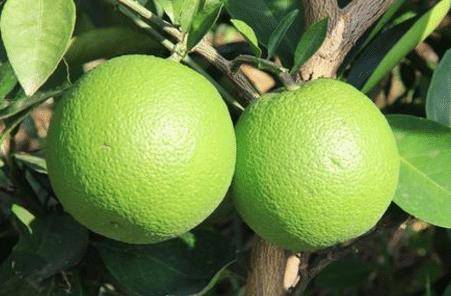
#> input picture Image/2736b2521e7148b9ba5b059f91756fd6.jpg, 451 x 296 px
$ python Demo2.py
#> lines starting #> are read from the running program, lines starting #| are printed output that depends on the picture; after the words box and inside, x2 and y2 are one past the last pixel; in counts of white or black regions, pixels touching at a corner belong together
#> further down, frame is the input picture: shape (296, 451, 3); mean B, G, R 67.8, 130.1, 106.7
### colorList.py
import numpy as np
import collections

# 定义字典存放颜色分量上下限
# 例如：{颜色: [min分量, max分量]}
# {'red': [array([160,  43,  46]), array([179, 255, 255])]}


def getColorList():
    dict = collections.defaultdict(list)

    # [41 lines of commented-out code are left out]
    lower_orange = np.array([11, 43, 46])
    upper_orange = np.array([25, 255, 255])
    color_list = []
    color_list.append(lower_orange)
    color_list.append(upper_orange)
    dict['orange'] = color_list

    # 黄色
    lower_yellow = np.array([26, 43, 46])
    upper_yellow = np.array([34, 255, 255])
    color_list = []
    color_list.append(lower_yellow)
    color_list.append(upper_yellow)
    dict['yellow'] = color_list

    # 绿色
    lower_green = np.array([35, 43, 46])
    upper_green = np.array([77, 255, 255])
    color_list = []
    color_list.append(lower_green)
    color_list.append(upper_green)
    dict['green'] = color_list

    # 青色
    lower_cyan = np.array([78, 43, 46])
    upper_cyan = np.array([99, 255, 255])
    color_list = []
    color_list.append(lower_cyan)
    color_list.append(upper_cyan)
    dict['cyan'] = color_list

    # [15 lines of commented-out code are left out]

    return dict


# [10 lines that do not run on import are left out]

### Demo2.py
import cv2
import colorList

filename = 'Image/2736b2521e7148b9ba5b059f91756fd6.jpg'


# 处理图片
def get_color(frame):
    print('go in get_color')
    hsv = cv2.cvtColor(frame, cv2.COLOR_BGR2HSV)
#> hsv: shape (296, 451, 3); mean H, S, V 44.4, 120.9, 131.2
    maxsum = -100
    color = None
    color_dict = colorList.getColorList()
    for d in color_dict:
        mask = cv2.inRange(hsv, color_dict[d][0], color_dict[d][1])
        # 设置一个掩膜 mask
        cv2.imwrite(d + '.jpg', mask)
        binary = cv2.threshold(mask, 127, 255, cv2.THRESH_BINARY)[1]
        binary = cv2.dilate(binary, None, iterations = 2)
        # None时使用3 * 3卷积核
        cnts, hiera = cv2.findContours(binary.copy(), cv2.RETR_EXTERNAL, cv2.CHAIN_APPROX_SIMPLE)
        sum = 0
        for c in cnts:
            sum += cv2.contourArea(c)
        if sum > maxsum:
            maxsum = sum
            color = d
#> this loop made 4 passes
#> pass 1, in get_color, `mask = cv2.inRange(hsv, color_dict[d][0], color_dict[d][1])`:
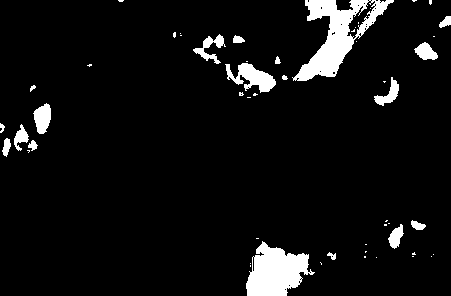
#> mask: shape (296, 451); 6.4% white; 53 white regions (34 under 20 px), largest, box (x1, y1, x2, y2) and area: (292, 0, 394, 81) 3025, (246, 241, 315, 296) 2369, (225, 63, 276, 93) 760
#> pass 1, in get_color, `binary = cv2.dilate(binary, None, iterations = 2)`:
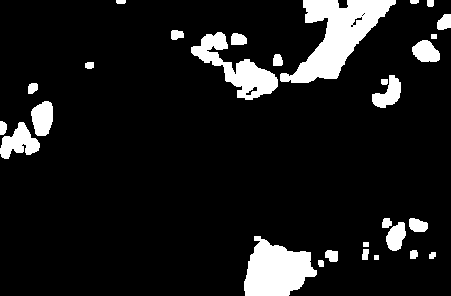
#> binary: shape (296, 451); 10.3% white; 29 white regions, largest, box (x1, y1, x2, y2) and area: (280, 0, 396, 83) 4266, (244, 236, 317, 296) 2947, (191, 32, 278, 100) 2128
#> pass 2, in get_color, `mask = cv2.inRange(hsv, color_dict[d][0], color_dict[d][1])`:
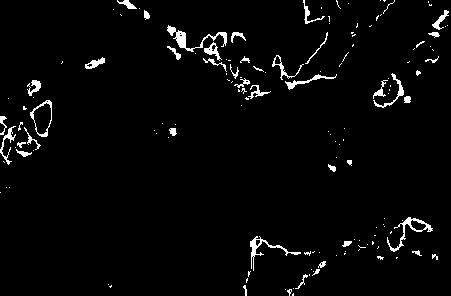
#> mask: shape (296, 451); 2.9% white; 145 white regions (104 under 20 px), largest, box (x1, y1, x2, y2) and area: (167, 25, 227, 52) 359, (387, 217, 433, 252) 278, (250, 236, 301, 271) 258
#> pass 2, in get_color, `binary = cv2.dilate(binary, None, iterations = 2)`:
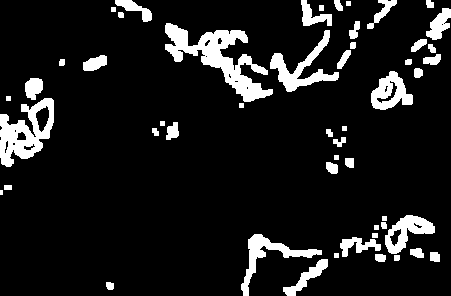
#> binary: shape (296, 451); 10.6% white; 52 white regions (1 under 20 px), largest, box (x1, y1, x2, y2) and area: (165, 23, 273, 102) 2927, (0, 98, 54, 167) 1919, (270, 30, 339, 92) 1246
#> after the loop:
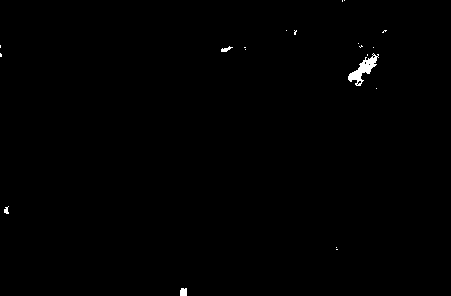
#> mask: shape (296, 451); 0.39% white; 20 white regions (16 under 20 px), largest, box (x1, y1, x2, y2) and area: (348, 53, 379, 86) 359, (180, 288, 187, 296) 53, (221, 46, 233, 52) 36, (4, 206, 9, 214) 26
#> after the loop, color = 'green'; maxsum = 109263.5

    return color


if __name__ == '__main__':
    frame = cv2.imread(filename)
    print(get_color(frame))
#| green

$ run again, with Image/7d31c8c332224000a7f27231c95b488.jpg copied over Image/2736b2521e7148b9ba5b059f91756fd6.jpg
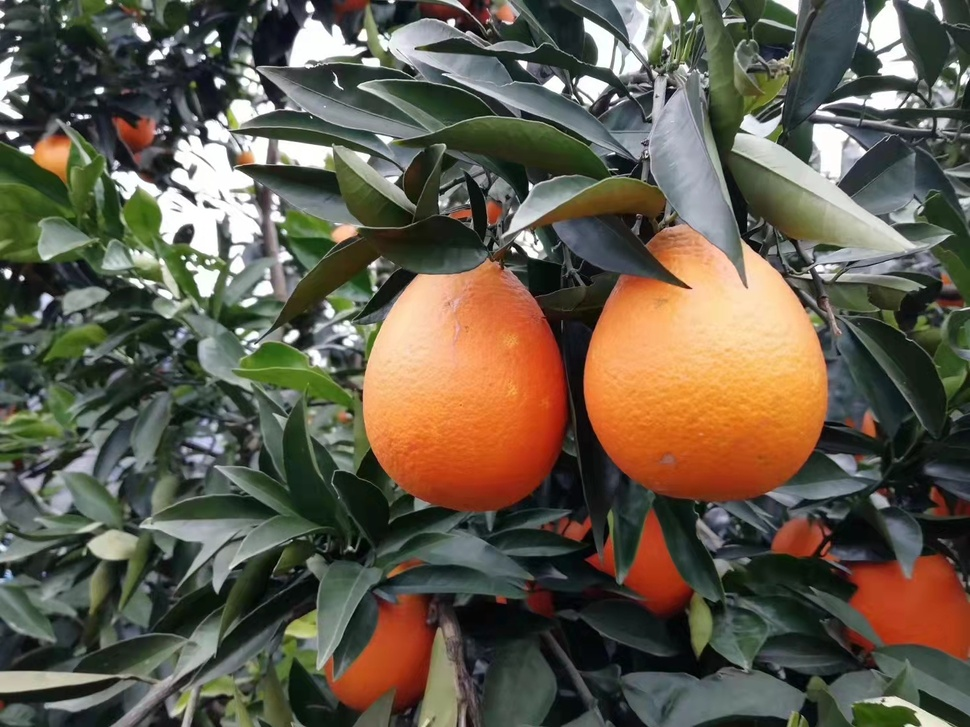
#> input picture Image/7d31c8c332224000a7f27231c95b488.jpg, 970 x 727 px, shrunk from 1440 x 1080 before the run
#> frame is the input picture: shape (727, 970, 3); mean B, G, R 75.7, 91.7, 99.4
#> hsv: shape (727, 970, 3); mean H, S, V 60.9, 83.8, 108.4
#> the loop in get_color, `for d in color_dict:` made 4 passes
#> pass 1, in get_color, `binary = cv2.dilate(binary, None, iterations = 2)`:
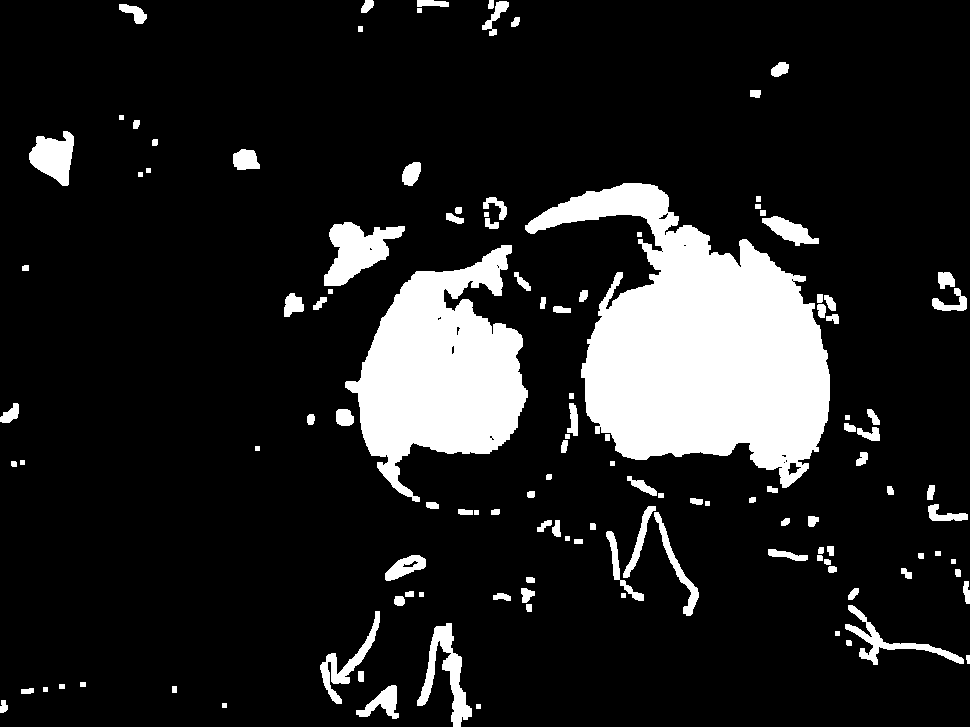
#> binary: shape (727, 970); 13.8% white; 125 white regions, largest, box (x1, y1, x2, y2) and area: (525, 183, 830, 488) 48969, (345, 245, 528, 502) 25506, (324, 222, 405, 286) 2752
#> after the loop in get_color, `for d in color_dict:`:
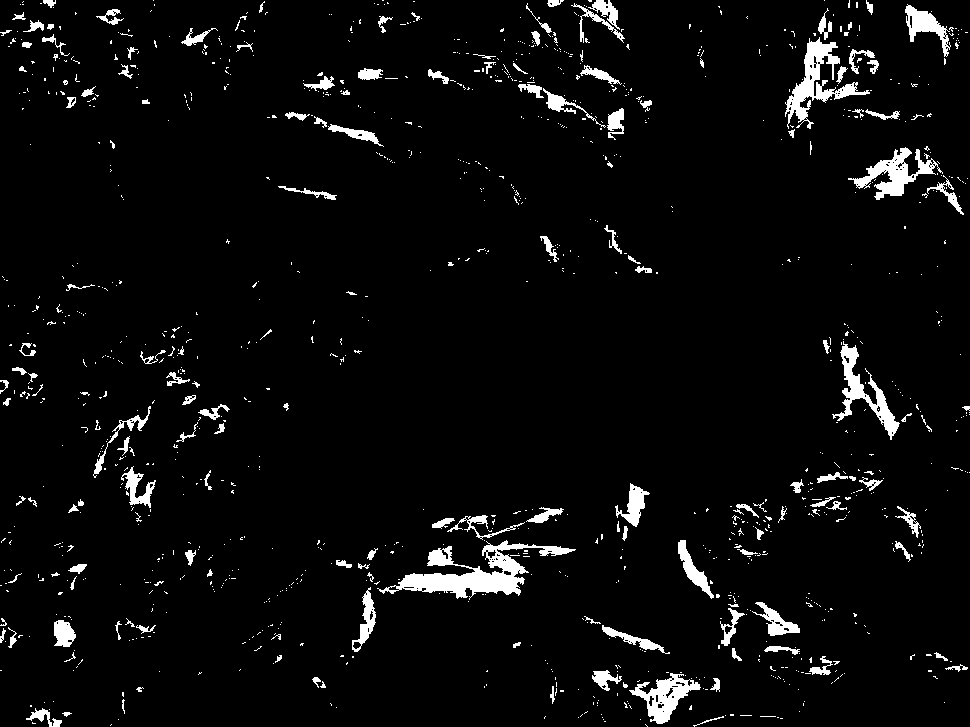
#> mask: shape (727, 970); 4.5% white; 1175 white regions (1016 under 20 px), largest, box (x1, y1, x2, y2) and area: (377, 540, 576, 600) 3707, (785, 37, 870, 129) 2107, (848, 147, 943, 200) 1645
#> after the loop in get_color, `for d in color_dict:`: color = 'green'; maxsum = 212345.5
#| green

$ run again, with Image/black-spot (10).jpg copied over Image/2736b2521e7148b9ba5b059f91756fd6.jpg
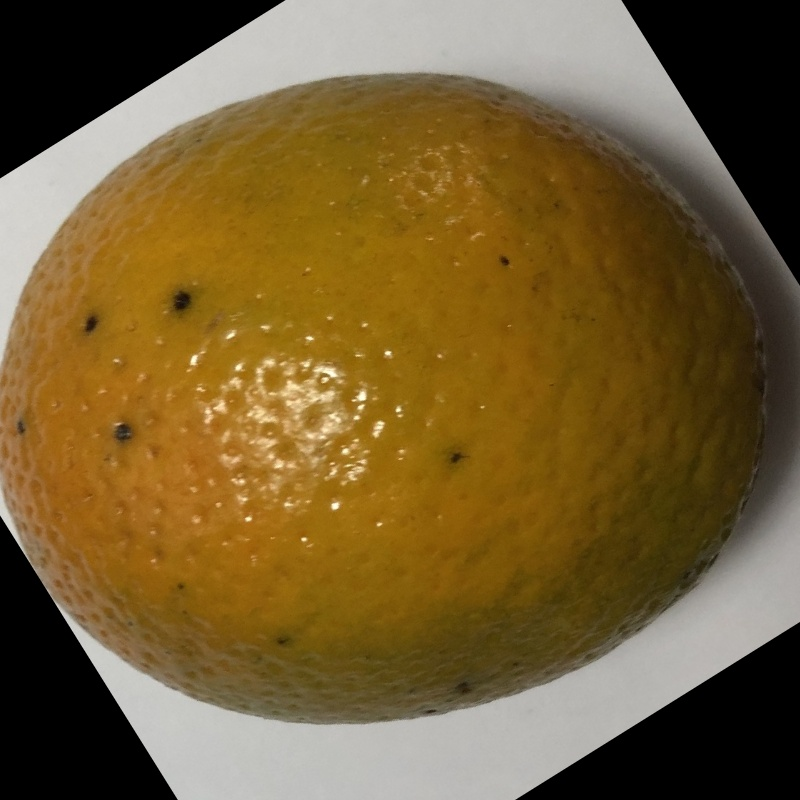
#> input picture Image/black-spot (10).jpg, 800 x 800 px
#> frame is the input picture: shape (800, 800, 3); mean B, G, R 51.4, 94.4, 117.1
#> hsv: shape (800, 800, 3); mean H, S, V 17.6, 133.1, 117.2
#> the loop in get_color, `for d in color_dict:` made 4 passes
#> pass 1, in get_color, `mask = cv2.inRange(hsv, color_dict[d][0], color_dict[d][1])`:
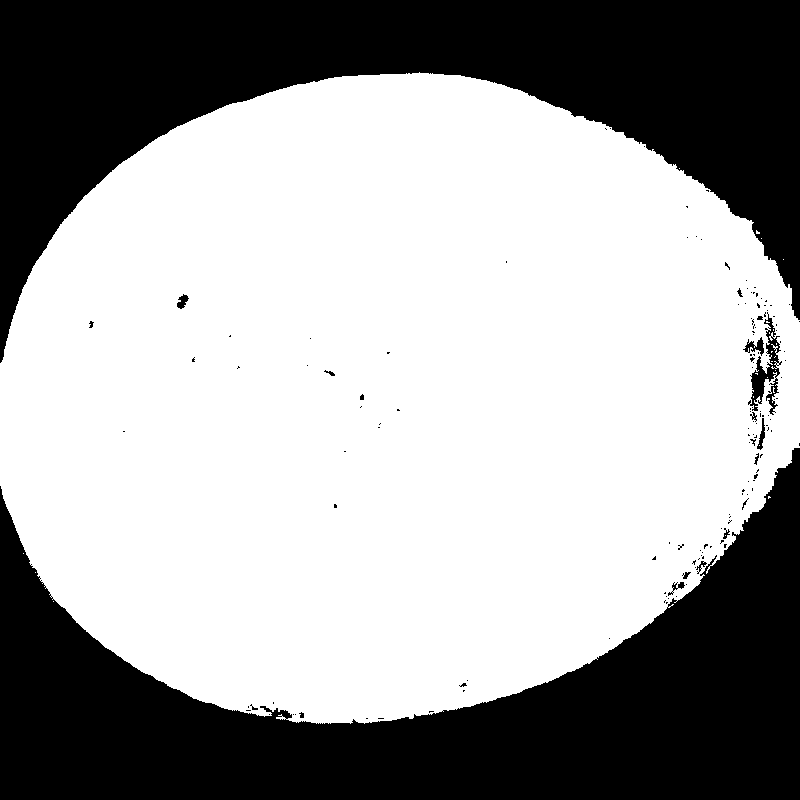
#> mask: shape (800, 800); 63.4% white; 149 black regions (131 under 20 px), largest, box (x1, y1, x2, y2) and area: (0, 448, 800, 800) 118177, (0, 0, 800, 363) 113744, (748, 312, 782, 415) 1118
#> pass 2, in get_color, `binary = cv2.dilate(binary, None, iterations = 2)`:
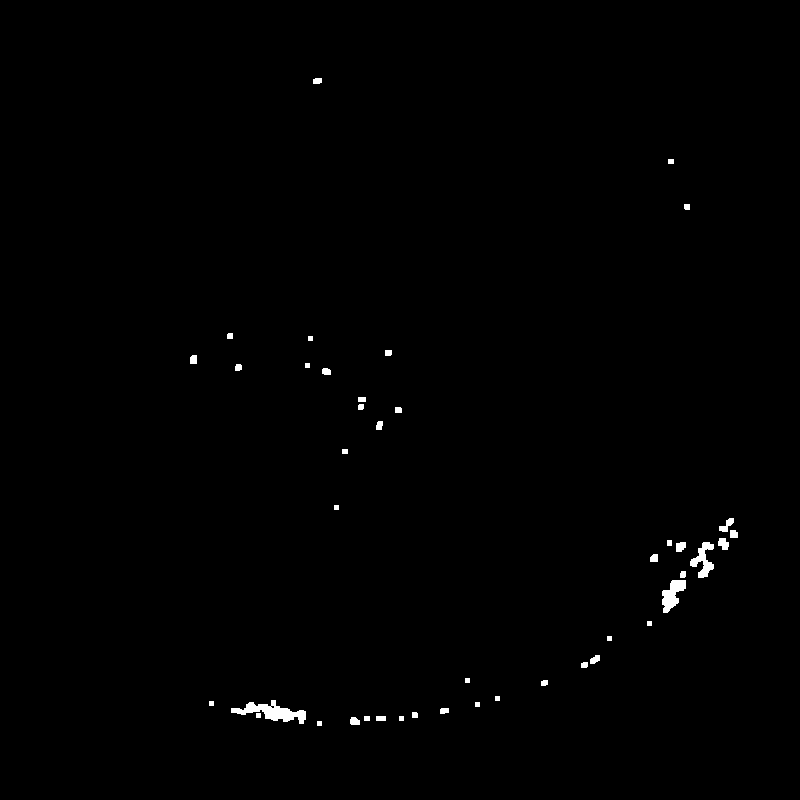
#> binary: shape (800, 800); 0.52% white; 43 white regions, largest, box (x1, y1, x2, y2) and area: (231, 700, 306, 724) 763, (662, 580, 686, 613) 448, (690, 542, 714, 578) 407
#> after the loop in get_color, `for d in color_dict:`: color = 'orange'; maxsum = 412795
#| orange
